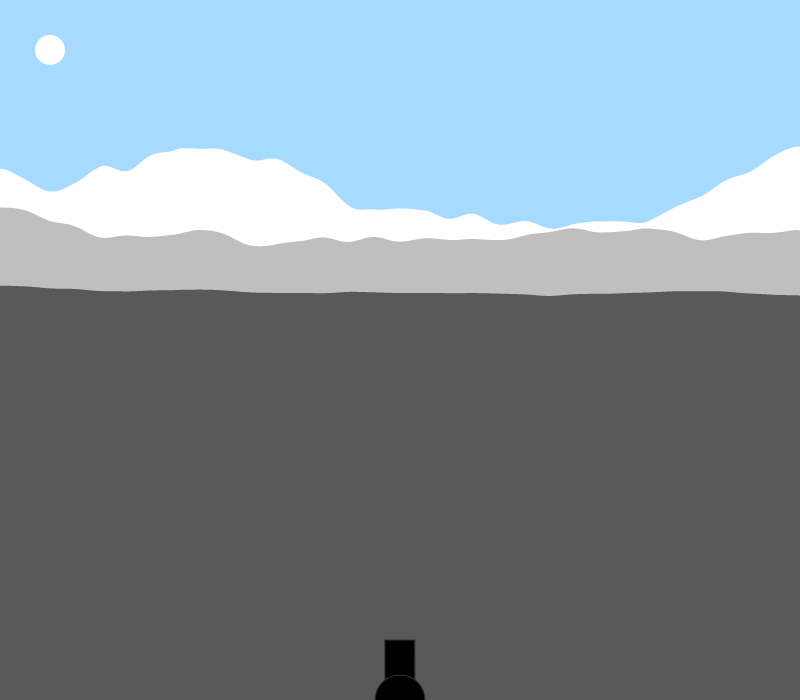
Frame 1 (no input)
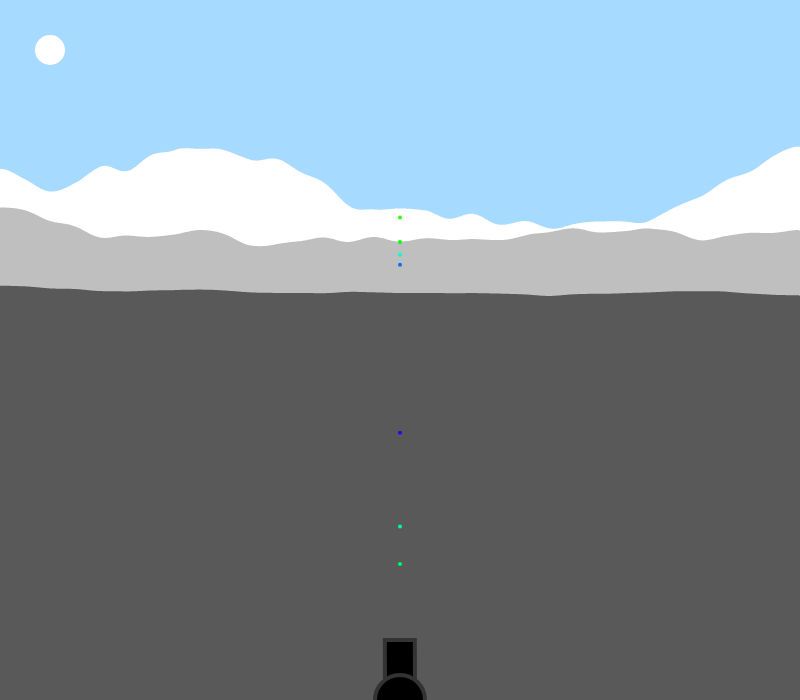
Frame 60 (no input)
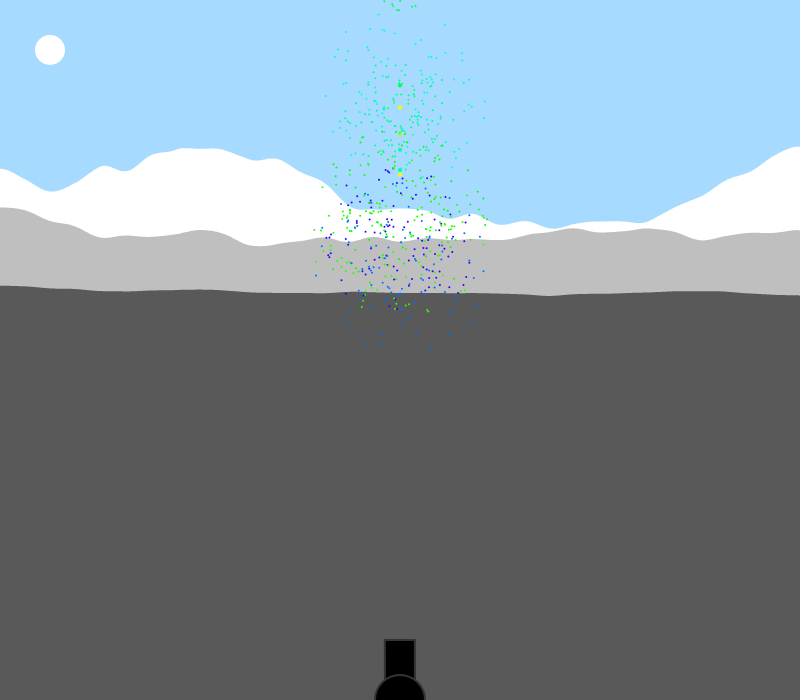
Frame 120 (the mouse pressed at the canvas centre since frame 60)

The p5.js sketch that drew these frames (run headless with seeded random() and noise() and a simulated clock; from frame 60 on, the mouse is pressed at the canvas centre):

// p5.js sketch
// ── sketch.js
var fireworks = [];
var cannon;
var gravity;
var yoff = 0;
// Colours 
var colours = [0, 175, 75, 35];

function setup() {
  createCanvas(800, 700);
  // colorMode(HSB);
  gravity = createVector(0, 0.2);
  noStroke();
  // strokeWeight(4);
  c = new Cannon();
}

function draw() {
	// colorMode(RGB);
	colorMode(HSB);
	background(204, 35, 153);

	fill(255);
  	noStroke();
  	// Moon 
  	ellipse(50, 50, 30, 30);
	// Each mountain drawn
	for (i = 1; i < 4; i++) {
		var xOff = 0;
		noStroke();
		beginShape();
		vertex(-50, 1280);
		// For the width of the screen draw this shape
		for (var x = 0; x < width; x++) {
			fill(colours[i]);
			// location of each mountain [i], xOff being the increment mapping noise values
			var yOff = map(noise(xOff, i), 0, 1, i * 100, 280);
			vertex(x, yOff);
			xOff += 0.005;	
		}
	  	vertex(1300, height);
	  	endShape();
  	}

	// Every frame there is a 10 per cent chance of firework being made
	if (random(1) < 0.1) {
		fireworks.push(new Firework(c.ang));
	}
	for (var i = fireworks.length -1; i >= 0; i--) {
		fireworks[i].update();
		fireworks[i].show();
		if (fireworks[i].done()) {
			// Remove firework
			fireworks.splice(i, 1);
		}
	}
	
	document.onkeydown = checkKey;
	function checkKey(e) {
	    e = e || window.event;
	    if (e.keyCode == '37') {
	       // left arrow
	       c.left();
	    }
	    else if (e.keyCode == '39') {
	       // right arrow
	       c.right();
	    }
	}

	push();
		fill(0);
		stroke(20);
	    //translate grid to center
	    translate(width/2, height);
	    //rotate grid 
	    rotate(c.ang);
	    //draw shapes from new origin
	    rectMode(CENTER);
	    rect(-30, 0, 60, 30);
	    ellipseMode(CENTER);
	    ellipse(0, 0, 50, 50);
	pop();
}
// ── cannon.js
function Cannon() {
	this.angle = 45.55;
	// Only move between these angles
	this.ang = constrain(this.angle, 45.05, 46.05);

	// Move cannon to left
	this.left = function() {
		this.angle = this.angle -= 0.1;
		this.ang = constrain(this.angle, 45.05, 46.05);
	}

	// Move cannon to right
	this.right = function() {
		this.angle = this.angle += 0.1;
		this.ang = constrain(this.angle, 45.05, 46.05);
	}
}

// ── firework.js
// One particle, will make up many particles or a system
function Firework(angle) {
	// Random hue
	this.angle = angle;
	// Only move angle between these values
	this.ang = constrain(this.angle, 45.05, 46.05);
	this.hu = random(255);
	this.firework = new Particle(width/2, height, this.hu, true, this.angle);
	this.lifespan = 255;
	this.exploded = false;
	this.particles = [];

	this.left = function() {
		this.angle = this.angle -= 0.1;
		this.ang = constrain(this.angle, 45.05, 46.05);
	}

	this.right = function() {
		this.angle = this.angle += 0.1;
		this.ang = constrain(this.angle, 45.05, 46.05);
	}

	this.done = function() {
		// If exploded is true and there are no particles in the particles array
		if (this.exploded && this.particles.length === 0) {
			return true;
		}
		else {
			return false;
		}
	}

	this.update = function() {
		// Reduce firework life
		this.lifespan -= 4;
		if (!this.exploded) {
			this.firework.applyForce(gravity);
			this.firework.update();
			if (this.lifespan <= 0) {
				// Explode firework
				this.exploded = true;
				this.explode();
			}
		}

		// Looping through system of particles, loop backwards, take particles from back of list of particles
		for (var i = this.particles.length - 1; i >= 0; i--) {
			// Ensures each particle experiences gravity and updates
			this.particles[i].applyForce(gravity);
			this.particles[i].update();

			if (this.particles[i].done()) {
				// Deletes this particle from the array
				this.particles.splice(i, 1);
			}
		}
	}

	this.explode = function() {
		// Create this many particles
		for (var i = 0; i < 100; i++) {
			// Start at fireworks center
			var p = new Particle(this.firework.position.x, this.firework.position.y, this.hu, false, this.angle);
			// Add these particles to the particles array
			this.particles.push(p);
		}
	}

	this.show = function() {
		if (!this.exploded) {
			// Keep firework visible
			this.firework.show();
		}
		for (var i = 0; i < this.particles.length; i++) {
			// Create particles
			this.particles[i].show();
		}
	}
}

// ── particle.js
function Particle(x, y, hu, firework, angle) {
	// Function for mapping one set of numbers to another set of numbers
	Number.prototype.map = function (in_min, in_max, out_min, out_max) {
	  return (this - in_min) * (out_max - out_min) / (in_max - in_min) + out_min;
	}
	this.angle = angle;

	// Map cannon angles to x velocity of fireworks shoooting out
	var ang = this.angle.map(45.05, 46.05, -7, 7);
	this.position = createVector(x, y);
	this.firework = firework;
	// Fade out lifespan
	this.lifespan = 255;
	this.hu = hu;
	// If this is a firework
	if (this.firework) {
		// How high the fireworks will reach determined by this 
		this.velocity = createVector(ang, random(-18, -14));
	}
	// If this is a particle
	else {
		// Random direction of blasted particles
		this.velocity = p5.Vector.random2D();
		// Causes explosion to burst out
		this.velocity.mult(random(2, 10));
	}
	this.acceleration = createVector(0, 0);

	// Force accumulation
	this.applyForce = function(force) {
		this.acceleration.add(force);
	}

	this.update = function() {
		var ang = this.angle.map(44.05, 46.05, -7, 7);
		if (!this.firework) {
			// Speed of firework
			this.velocity.mult(0.9);
			// Reduces each frame
			this.lifespan -= 4;
		}
		this.velocity.add(this.acceleration);
		this.position.add(this.velocity)
		// Starts acceleration at zero
		this.acceleration.mult(0);
	}

	this.done = function() {
		if (this.lifespan < 0) {
			return true;
		}
		else {
			return false;
		}
	}

	this.show = function() {
		// If this is a particle
		if (!this.firework) {
			strokeWeight(2);
			// Stroke is lifespan, will reduce each frame
			stroke(hu, 255, 255, this.lifespan);
		}
		else {
			strokeWeight(4)
			stroke(hu, 255, 255);
		}
		point(this.position.x, this.position.y);
	}
}
